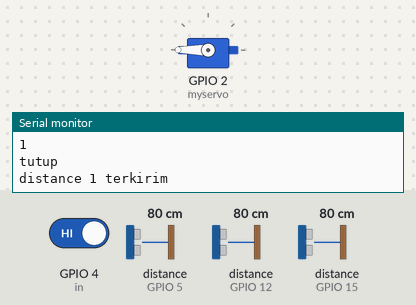
Simulated run of this sketch. Board: ESP8266 (NodeMCU). Parts: servo, the last lines printed to the serial monitor. Wiring (inferred from the names in the program): 3 × ultrasonic range finder: trigger GPIO 13, echo GPIO 15 / trigger GPIO 14, echo GPIO 12 / trigger GPIO 16, echo GPIO 5. Inputs (shaded band) come from the test bench; at power-on: GPIO 4 (in) HIGH, distance to the obstacle (sensors on GPIO 5, GPIO 12, GPIO 15) 80 cm. The echo pulse lasts 58.3 µs per cm; WiFi joins after 1.5 s; servers stay silent unless stated.

Above: at 2.7 s.
2.8 s: GPIO 4 (in) driven LOW
At 4.1 s:
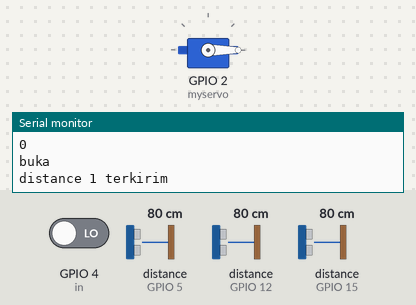
4.4 s: GPIO 4 (in) driven HIGH
At 5.5 s:
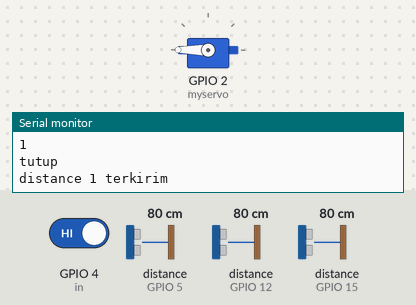
Timing chart, 0 to 7.4 s (numbered marks = the images above; inputs shaded):
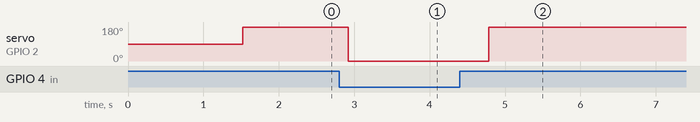

Measured:
- after the input at 2.8 s, servo on GPIO 2 (myservo): 180° → 0° after 0.12 s
- after the input at 4.4 s, servo on GPIO 2 (myservo): 0° → 180° after 0.38 s

The sketch:

Smart_Parking_IoT.ino
```cpp
#include <ESP8266WiFi.h>
#include <FirebaseESP8266.h>
#include <Servo.h>
#include "deklarasi.h"
#include "us.h"

// Insert your network credentials
// Provide the token generation process info.
// #include "addons/TokenHelper.h"
// // Provide the RTDB payload printing info and other helper functions.
// #include "addons/RTDBHelper.h"
#define WIFI_SSID "R1 - 610"
#define WIFI_PASSWORD "Gian0506"

#define FIREBASE_HOST "https://glori01-default-rtdb.asia-southeast1.firebasedatabase.app" //https://jarak-monitoring-default-rtdb.asia-southeast1.firebasedatabase.app https://monitoring-jarak-1a92c-default-rtdb.firebaseio.com/
#define FIREBASE_AUTH "KJGa3VVruEd2UHb2ztLbB1IT1eJFiswlc4GTax8J" //mBFExemhJCahhAlFtAGEBnx8JDG5Vjr7WxqamTLI 72qQBsZ9UYhAjfJzfbdKm9AR7j0DwIIyXtnmyH3h

FirebaseData firebaseData;

// Insert Firebase project API Key
// #define API_KEY "AIzaSyC3giUatUfysWDnShWK9b4pgwo5OOj_sSU"

// // Insert Authorized Email and Corresponding Password
// #define DATABASE_URL "https://console.firebase.google.com/u/0/project/jarak-monitoring/database/jarak-monitoring-default-rtdb/data/~2F"
// #define USER_EMAIL "exelindoyeremia03@gmail.com"
// #define USER_PASSWORD "Eteng12!"
// #define USER_PASSWORD "your_user_password"

// // Define Firebase objects
// FirebaseData fbdo;
// FirebaseAuth auth;
// FirebaseConfig config;

// // Variable to save USER UID
// String uid;
// unsigned long sendDataPrevMillis = 0;
// int count = 0;
// bool signupOK = false;

// Initialize WiFi

void setup() {
  Serial.begin(115200);
  wifi();
  deklarasi();
}

void wifi() {
  WiFi.begin(WIFI_SSID, WIFI_PASSWORD);
  Serial.print("Connecting to Wi-Fi");
  while (WiFi.status() != WL_CONNECTED) {
    Serial.print(".");
    delay(300);
  }
  Serial.println();
  Serial.print("Connected with IP: ");
  Serial.println(WiFi.localIP());
  Serial.println();

  Firebase.begin(FIREBASE_HOST, FIREBASE_AUTH);

  // /* Assign the api key (required) */
  // config.api_key = API_KEY;

  // /* Assign the RTDB URL (required) */
  // config.database_url = DATABASE_URL;

  // /* Sign up */
  // if (Firebase.signUp(&config, &auth, "", "")) {
  //   Serial.println("ok");
  //   signupOK = true;
  // } else {
  //   Serial.printf("%s\n", config.signer.signupError.message.c_str());
  // }

  // /* Assign the callback function for the long running token generation task */
  // config.token_status_callback = tokenStatusCallback;  //see addons/TokenHelper.h

  // Firebase.begin(&config, &auth);
  // Firebase.reconnectWiFi(true);
}

void loop() {
  sensors();
  palang();
  // Firebase.setInt("Distance 1", d);
  if (Firebase.setFloat(firebaseData, "/US/Distance_1", d)) {
    Serial.println("distance 1 terkirim");
  } else {
    Serial.println("distance 1 terkirim");
    Serial.println("Karena: " + firebaseData.errorReason());
  }

  if (Firebase.setFloat(firebaseData, "/US/Distance_2", e)) {
    Serial.println("distance 2 terkirim");
    Serial.println();
  } else {
    Serial.println("distance 2 tidak terkirim");
    Serial.println("Karena: " + firebaseData.errorReason());
  }

  if (Firebase.setFloat(firebaseData, "/US/Distance_3", k)) {
    Serial.println("distance 3 terkirim");
    Serial.println();
  } else {
    Serial.println("distance 3 tidak terkirim");
    Serial.println("Karena: " + firebaseData.errorReason());
  }
  // delay (1000);
  // if (Firebase.ready() && signupOK) {

  //   if (Firebase.RTDB.setFloat(&fbdo, "US/Distance_1", distance)) {
  //     //      Serial.println("PASSED");
  //     Serial.print("Distance 1: ");
  //     Serial.println(distance);

  //   } else {
  //     Serial.println("FAILED");
  //     Serial.println("REASON: " + fbdo.errorReason());
  //   }


  //   // Write an Float number on the database path test/float
  //   if (Firebase.RTDB.setFloat(&fbdo, "US/Distance_2", distance_1)) {
  //     //      Serial.println("PASSED");
  //     Serial.print("Distance 2: ");
  //     Serial.println(distance_1);
  //   } else {
  //     Serial.println("FAILED");
  //     Serial.println("REASON: " + fbdo.errorReason());
  //   }
  // }
  // Serial.println("______________________________");
}
```

deklarasi.h
```cpp
// Pin HCSR_04
#define trigPin 16    //D0
#define echoPin 5    //D1
#define trigPin_1 14  //D5
#define echoPin_1 12  //D6
#define trigPin_2 13  //D7
#define echoPin_2 15  //D8

long duration;
float d;
long duration_1;
float e;
long duration_2;
float k;

//Pin IR Sensor IR
int in = 4;  //D2
int isObstacle = HIGH;
//Servo
Servo myservo;


void deklarasi() {
  //WIFI
  pinMode(trigPin, OUTPUT);
  pinMode(echoPin, INPUT);
  pinMode(trigPin_1, OUTPUT);
  pinMode(echoPin_1, INPUT);
  pinMode(trigPin_2, OUTPUT);
  pinMode(echoPin_2, INPUT);
  // digitalWrite(trigPin, LOW);
  // digitalWrite(trigPin_1, LOW);
  // digitalWrite(trigPin_2, LOW);
  //Servo
  myservo.attach(2);  //D4

  //IR sensor
  pinMode(in, INPUT);
}

void palang() {
  isObstacle = digitalRead(in);     // // Read IR sensor output
  Serial.println(digitalRead(in));  // // print the output
  // // isObstacle ==low there is obstacle infront of sensor
  // // using serial monitor we can see this output
  if (isObstacle == LOW) {
    myservo.write(0);
    Serial.println("buka");
  } else {
    myservo.write(180);
    Serial.println("tutup");
  }
}
```

us.h
```cpp
void sensors() {
  digitalWrite(trigPin, LOW);
  delayMicroseconds(5);

  // Trigger the sensor by setting the trigPin high for 10 microseconds:
  digitalWrite(trigPin, HIGH);
  delayMicroseconds(10);
  digitalWrite(trigPin, LOW);

  // Read the echoPin, pulseIn() returns the duration (length of the pulse) in microseconds:
  duration = pulseIn(echoPin, HIGH);
  // Calculate the distance:
  d = duration * 0.034 / 2;

  Serial.println("Distance = ");
  Serial.println(d);
  Serial.println("cm");

  // kedua
  digitalWrite(trigPin_1, LOW);
  delayMicroseconds(5);

  // Trigger the sensor by setting the trigPin high for 10 microseconds:
  digitalWrite(trigPin_1, HIGH);
  delayMicroseconds(10);
  digitalWrite(trigPin_1, LOW);

  // Read the echoPin, pulseIn() returns the duration (length of the pulse) in microseconds:
  duration_1 = pulseIn(echoPin_1, HIGH);
  // Calculate the distance:
  e = duration_1 * 0.034 / 2;
  Serial.print(" ");
  Serial.println("Distance_1 = ");
  Serial.println(e);
  Serial.println("cm");

  //ketiga
  digitalWrite(trigPin_2, LOW);
  delayMicroseconds(5);

  // Trigger the sensor by setting the trigPin high for 10 microseconds:
  digitalWrite(trigPin_2, HIGH);
  delayMicroseconds(10);
  digitalWrite(trigPin_2, LOW);

  // Read the echoPin, pulseIn() returns the duration (length of the pulse) in microseconds:
  duration_2 = pulseIn(echoPin_2, HIGH);
  // Calculate the distance:
  k = duration_2 * 0.034 / 2;
  Serial.print(" ");
  Serial.println("Distance_2 = ");
  Serial.println(k);
  Serial.println("cm");
}
```
